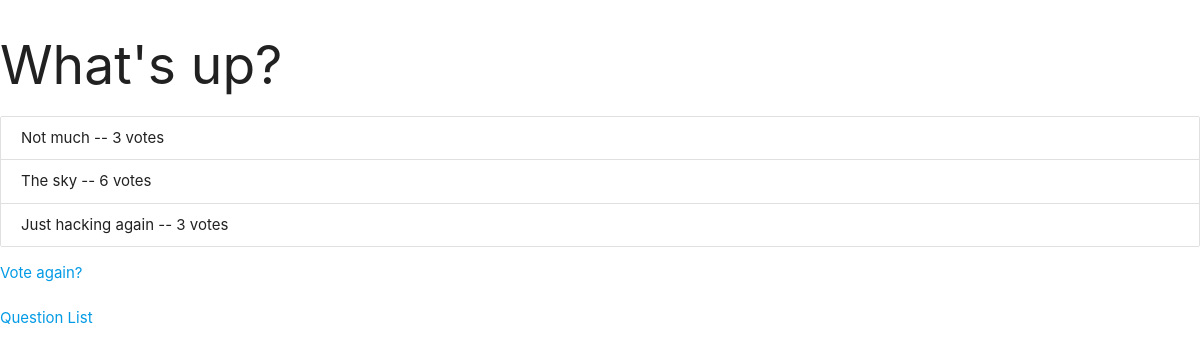
/polls/1/results/, run on an earlier commit of the app's database.
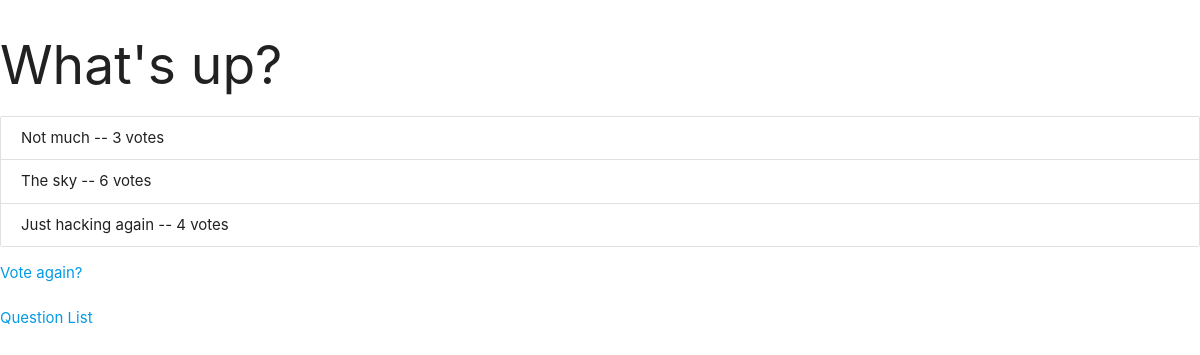
And on a later commit of the database.
### polls/models.py (models this page shows, shortened)
class Question(models.Model):
    question_text = models.CharField(max_length=200)
    pub_date = models.DateTimeField('date published')

class Choice(models.Model):
    question = models.ForeignKey(Question, on_delete=models.CASCADE)
    choice_text = models.CharField(max_length=200)
    votes = models.IntegerField(default=0)

### polls/views.py (the view)
# urls.py: path('<int:pk>/results/', views.ResultsView.as_view(), name='results'),
class ResultsView(generic.DetailView):
    model = Question
    template_name = 'polls/results.html'

### polls/templates/polls/results.html (shortened to what this page needs)
<link rel="stylesheet" href="https://cdnjs.cloudflare.com/ajax/libs/materialize/1.0.0/css/materialize.min.css">
<h2>{{ question.question_text }}</h2>
<ul class="collection">
{% for choice in question.choice_set.all %}
    <li class="collection-item">{{ choice.choice_text }} -- {{ choice.votes }} vote{{ choice.votes|pluralize }}</li>
{% endfor %}
</ul>
<a href="{% url 'polls:detail' question.id %}">Vote again?</a>
<a href="{% url 'polls:index' %}">Question List</a>

What changed in the data, as far as the page shows it:
changed Choice "Just hacking again": votes "3" → "4"
